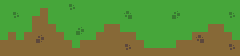

A 2D game scene composited from a Tiled map and its tileset images. What follows is a short description and the map's XML, with every tile layer's data as written:
An orthogonal 30x7 tile map with 8x8 px tiles, 1 tile layer (Calque de Tuiles 1).

<map version="1.8" tiledversion="1.8.4" orientation="orthogonal" renderorder="right-down" width="30" height="7" tilewidth="8" tileheight="8" infinite="0" nextlayerid="2" nextobjectid="1">
 <tileset firstgid="1" source="../cbon.tsx" />
 <layer id="1" name="Calque de Tuiles 1" width="30" height="7">
  <data encoding="csv">
336,336,336,336,336,336,336,336,265,266,336,336,336,336,336,336,336,336,336,336,336,336,336,336,336,336,336,336,336,336,
336,265,266,336,336,1359,336,336,329,330,336,336,336,336,336,393,394,336,336,336,336,395,396,336,336,336,336,336,265,266,
336,329,330,336,1359,1359,336,336,336,336,336,336,336,336,336,457,458,336,336,336,336,459,460,336,336,336,336,336,329,330,
336,336,336,336,1359,1359,1359,336,336,395,396,336,336,1359,1359,336,336,336,336,336,336,336,336,336,336,336,1359,1359,336,336,
336,1359,336,1359,1355,1356,1359,1359,336,459,460,336,1359,1359,1359,1359,1359,336,336,336,336,336,336,336,1353,1354,1359,1359,1359,336,
1359,1359,1359,1359,1419,1420,1359,1359,1359,336,1359,1359,1359,1359,1359,1225,1226,1359,336,336,336,336,1359,1359,1417,1418,1359,1224,1225,1226,
1359,1359,1359,1359,1359,1359,1359,1359,1359,1359,1359,1359,1359,1359,1359,1289,1290,1359,1359,1359,1359,1359,1359,1359,1359,1359,1359,1288,1289,1290
</data>
 </layer>
</map>
